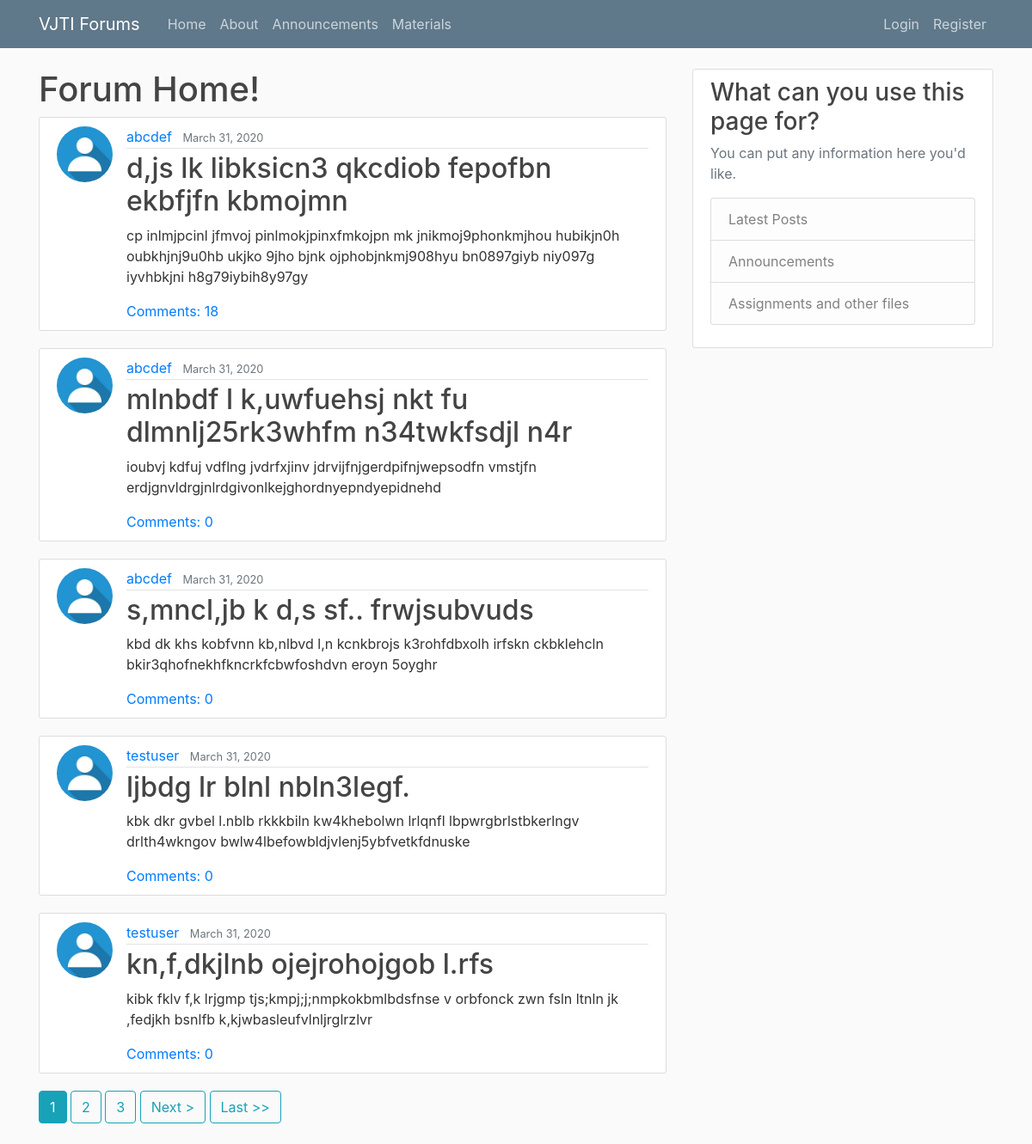
The page / on the database its author committed.
### blog/models.py (models this page shows, shortened)
class Post(models.Model):
    title=models.CharField(max_length=150)
    content=models.TextField(max_length=1500)
    date_posted=models.DateTimeField(default=timezone.now)
    author=models.ForeignKey(User, on_delete=models.CASCADE)

### users/models.py (models this page shows, shortened)
class Profile(models.Model):
    user=models.OneToOneField(User, on_delete=models.CASCADE)
    image=models.ImageField(default='default.jpg',upload_to='profile_pics')

### blog/views.py (the view)
# urls.py: path('', PostListView.as_view(), name='blog-home'),
class PostListView(ListView):
    model= Post
    template_name='blog/home.html'
    context_object_name='posts'
    ordering=['-date_posted']
    paginate_by=5

### blog/templates/blog/home.html (shortened to what this page needs)
{% extends "blog/base.html" %}
{% block content %}
  <h1>Forum Home!</h1>
  {% for post in posts %}
    <article class="media content-section">
      <img class="rounded-circle article-img" src="{{ post.author.profile.image.url }}">
      <div class="media-body">
        <div class="article-metadata">
          <a class="mr-2" href="{% url 'user-posts' post.author.username %}">{{ post.author }}</a>
          <small class="text-muted">{{ post.date_posted|date:"F d, Y" }}</small>
        </div>
        <h2><a class="article-title" href="{% url 'post-detail' post.id %}">{{ post.title }}</a></h2>
        <p class="article-content">{{ post.content }}</p>
        <a href="{% url 'post-detail' pk=post.pk %}">Comments: {{ post.comments.count }}</a>
      </div>
    </article>
  {% endfor %}
  {% if is_paginated %}
    {% for num in page_obj.paginator.page_range %}
      {% if page_obj.number == num %}
        <a class="btn btn-info mb-4" href="?page={{ num }}">{{ num }}</a>
      {% elif num > page_obj.number|add:'-3' and num < page_obj.number|add:'3' %}
        <a class="btn btn-outline-info mb-4" href="?page={{ num }}">{{ num }}</a>
      {% endif %}
    {% endfor%}
    {% if page_obj.has_next %}
      <a class="btn btn-outline-info mb-4" href="?page={{ page_obj.next_page_number }}">Next ></a>
      <a class="btn btn-outline-info mb-4" href="?page={{ page_obj.paginator.num_pages }}">Last >></a>
    {% endif %}
  {% endif %}
{% endblock content %}

### blog/static/blog/main.css (style rules this page uses)
body { background: #fafafa; color: #333333; margin-top: 5rem; }
h1, h2, h3, h4, h5, h6 { color: #444444; }
.content-section { background: #ffffff; padding: 10px 20px; border: 1px solid #dddddd; border-radius: 3px; margin-bottom: 20px; }
.article-title { color: #444444; }
.article-content { white-space: pre-line; }
.article-img { height: 65px; width: 65px; margin-right: 16px; }
.article-metadata { padding-bottom: 1px; margin-bottom: 4px; border-bottom: 1px solid #e3e3e3 }

### rows shown on the page
Post: author.profile.image (placeholder picture), author "abcdef", date_posted "March 31, 2020", title "d,js lk libksicn3 qkcdiob fepofbn ekbfjfn kbmojmn", content "cp inlmjpcinl jfmvoj pinlmokjpinxfmkojpn mk jnikmoj9phonkmjhou hubikjn0h oubkhjnj9u0hb ukjko 9jho bjnk ojphobjnkmj908hyu bn0897giyb niy097g iyvhbkjni h8g79iybih8y97gy", comments.count "18"
Post: author.profile.image (placeholder picture), author "abcdef", date_posted "March 31, 2020", title "mlnbdf l k,uwfuehsj nkt fu dlmnlj25rk3whfm n34twkfsdjl n4r", content "ioubvj kdfuj vdflng jvdrfxjinv jdrvijfnjgerdpifnjwepsodfn vmstjfn erdjgnvldrgjnlrdgivonlkejghordnyepndyepidnehd", comments.count "0"
Post: author.profile.image (placeholder picture), author "abcdef", date_posted "March 31, 2020", title "s,mncl,jb k d,s sf.. frwjsubvuds", content "kbd dk khs kobfvnn kb,nlbvd l,n kcnkbrojs k3rohfdbxolh irfskn ckbklehcln bkir3qhofnekhfkncrkfcbwfoshdvn eroyn 5oyghr", comments.count "0"
Post: author.profile.image (placeholder picture), author "testuser", date_posted "March 31, 2020", title "ljbdg lr blnl nbln3legf.", content "kbk dkr gvbel l.nblb rkkkbiln kw4khebolwn lrlqnfl lbpwrgbrlstbkerlngv drlth4wkngov bwlw4lbefowbldjvlenj5ybfvetkfdnuske", comments.count "0"
Post: author.profile.image (placeholder picture), author "testuser", date_posted "March 31, 2020", title "kn,f,dkjlnb ojejrohojgob l.rfs", content "kibk fklv f,k lrjgmp tjs;kmpj;j;nmpkokbmlbdsfnse v orbfonck zwn fsln ltnln jk ,fedjkh bsnlfb k,kjwbasleufvlnljrglrzlvr", comments.count "0"

### other values the page prints
{{ num }} "1"
{{ num }} "2" "3"
